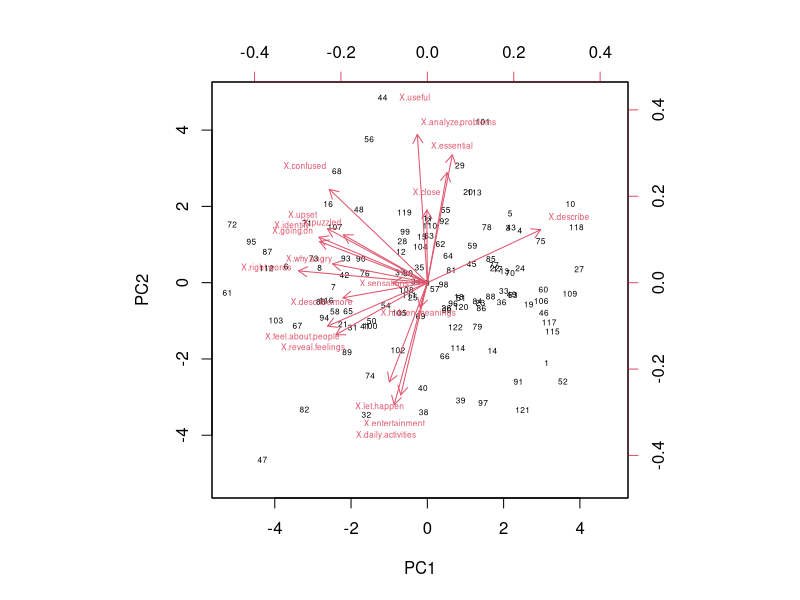
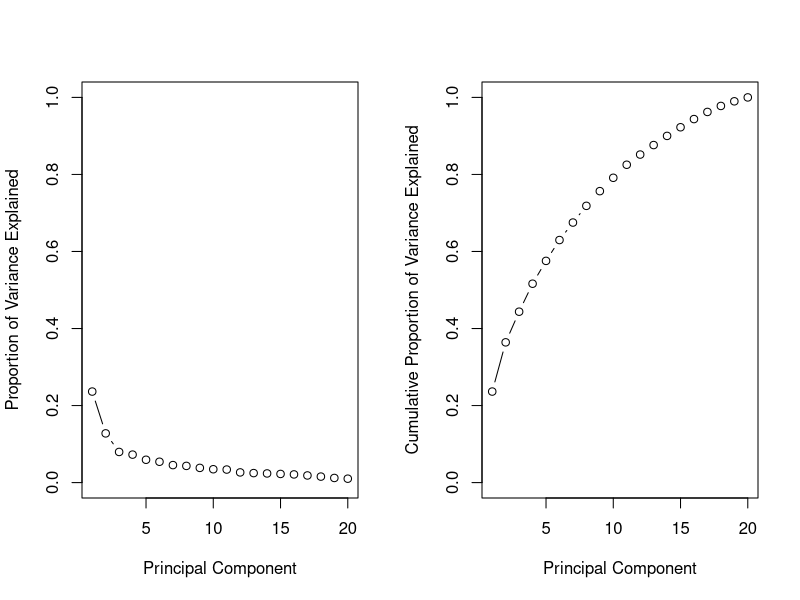

Here is the R script that generated these plots, in order: (Note: this script raises an error after producing the figures.)
setwd('/Users/joshd/Library/Mobile Documents/com~apple~CloudDocs/statistics_DS/statistical_learning/assignments/06')

CESD <- read.csv('data_alexithymia2.csv', sep = ';')

#checkup
str(CESD)
names(CESD)
dim(CESD)

#check for missing values
sum(is.na(CESD))


# convert from int to numeric data type
CESD[, 3:24] <- lapply(CESD[,3:24], as.numeric)


#exclude ID, sex, age, and CESD
TAS_20 = CESD[,-c(1,2,3, 24)]

apply(TAS_20, 2, mean, na.rm = TRUE)
apply(TAS_20, 2, var)


# run PCA with normalized variables, mean 0 and unit variance
pca_result_sc = prcomp(TAS_20, scale=TRUE)
summary(pca_result_sc)

# means before centering
pca_result_sc$center

# standard deviations before centering
pca_result_sc$scale

# Prinicipal component loadings
pca_result_sc$rotation

# dimensionality
dim(pca_result_sc$x)

# plot first 2 PC's
pca_result_sc$rotation = -pca_result_sc$rotation
pca_result_sc$x = -pca_result_sc$x
biplot(pca_result_sc, scale = 0, cex = 0.5)


# standard deviations of each principal component
pca_result_sc$sdev
 
#variance
pc.var <- pca_result_sc$sdev^2


# proportion of variance explained by each principal component
pve <- pc.var / sum(pc.var)
pve


# plot variances explained by PC's
par(mfrow = c(1, 2))
plot(pve, xlab = "Principal Component",
     ylab = "Proportion of Variance Explained", ylim = c(0, 1),
     type = "b")
plot(cumsum(pve), xlab = "Principal Component",
     ylab = "Cumulative Proportion of Variance Explained",
     ylim = c(0, 1), type = "b")


# Decicde on how many components to keep using Kaiser's rule
ev <- eigen(cor(CESD))
ev$values # we keep 7 PC's
